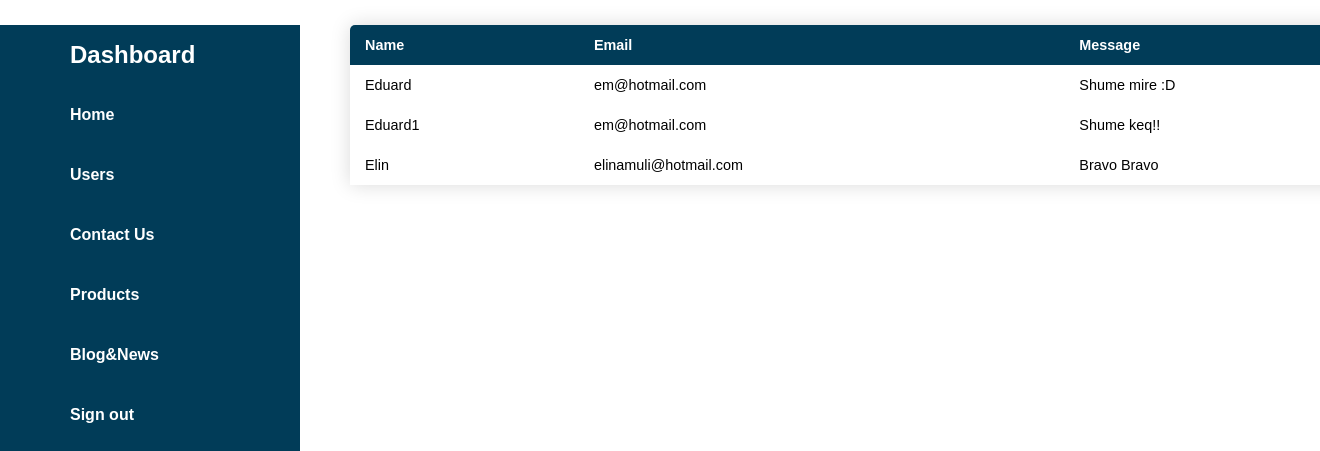
Page /views/contacts.php (signed in) on the committed database.
### tables this page shows
CREATE TABLE `contact_us` (
  `ID` int(11) NOT NULL,
  `name` varchar(255) NOT NULL,
  `email` varchar(255) NOT NULL,
  `message` varchar(255) NOT NULL
);

### controllers/databaseConfig.php (called while the page is built, shortened)
<?php
class DatabasePDOConfiguration
{
    private $connection;
    private $host = "localhost";
    private $username = "root";
    private $dbName = "projekti";
    private $password = "";
    protected function getConnection()
    {
        return $this->connection;
    }
    private function createConnection()
    {
        $this->connection = new PDO("mysql:host=$this->host;dbname=$this->dbName", $this->username, $this->password);
        $this->connection->setAttribute(PDO::ATTR_ERRMODE, PDO::ERRMODE_EXCEPTION);
    }
}

### controllers/ContactUsMapper.php (called while the page is built, shortened)
<?php
require_once 'databaseConfig.php';
class ContactUsMapper extends DatabasePDOConfiguration{
    private $conn;
    public function __construct(){
        $this->conn = $this->getConnection();
    }
    public function getAllMessages(){
        $this->query = "select * from Contact_us";
        $statement = $this->conn->prepare($this->query);
        $statement->execute();
        $result = $statement->fetchAll(PDO::FETCH_ASSOC);
        return $result;
    }
}
?>

### views/contacts.php (the view, shortened to what this page needs)
<?php
    require_once '../controllers/ContactUsMapper.php';
    include_once '../includes/dashboard.php';
?>
        <div class="dashboard">
            <table class="content-table">
                <thead>
                    <tr>
                        <th>Name</th>
                        <th>Email</th>
                        <th>Message</th>
                    </tr>
                </thead>
                <tbody>
                    <?php
                    $p = new ContactUsMapper;
                    $allMessages = $p -> getAllMessages();
                    foreach($allMessages as $messages): ?>
                    <tr>
                        <td><?php echo $messages['name'];?></td>
                        <td><?php echo $messages['email'];?></td>
                        <td><?php echo $messages['message']; ?></td>
                    </tr>
                    <?php endforeach; ?>
                </tbody>
            </table>
        </div>

### css/newDashboard.css (style rules this page uses)
* { margin: 0; padding: 0; box-sizing: border-box; font-family: Verdana, Geneva, Tahoma, sans-serif; }

### views/contacts.php (style rules this page uses)
* { margin: 0; padding: 0; box-sizing: border-box; font-family: 'Franklin Gothic Medium', 'Arial Narrow', Arial, sans-serif; }
.content-table { border-collapse: collapse; margin-top: 25px ; font-size: 0.9em; width: 80%; border-radius: 5px 5px 0 0; overflow: hidden; box-shadow: 0 0 20px rgba(0, 0, 0, 0.15); margin-left:20px; margin-left:350px; }
.content-table thead tr { background-color:#013c58; color: #ffffff; text-align: left; font-weight: bold; }
.content-table th, .content-table td { padding: 12px 15px; }

### rows in the picture
contact_us: name "Eduard", email "em@hotmail.com", message "Shume mire :D"
contact_us: name "Eduard1", email "em@hotmail.com", message "Shume keq!!"
contact_us: name "Elin", email "elinamuli@hotmail.com", message "Bravo Bravo"
